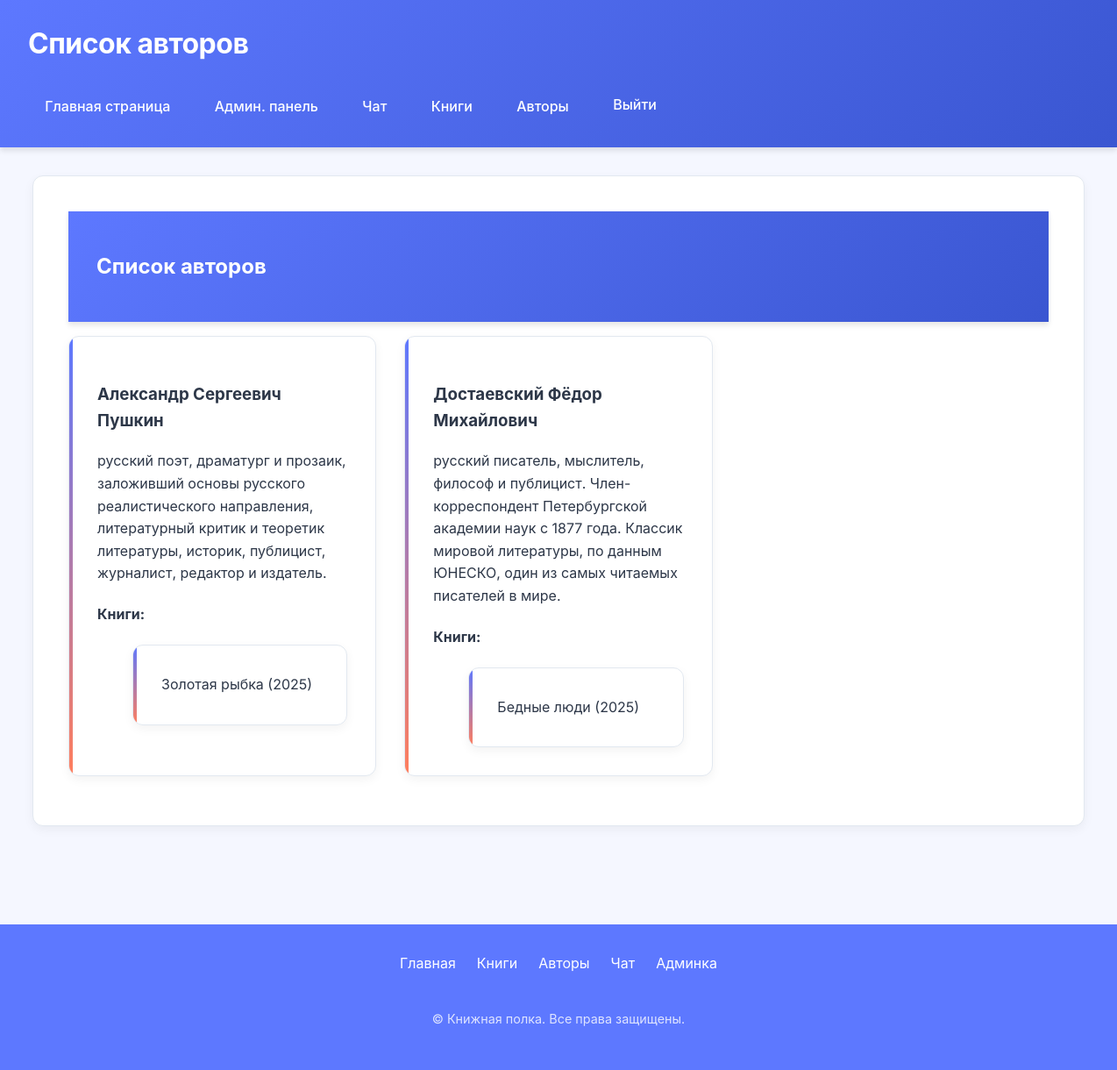
Page /authors/ (signed in) on the committed database.
### test_site/models.py (models this page shows, shortened)
class Author(models.Model):
    name = models.CharField(max_length=100)
    bio = models.TextField(blank=True)
    birth_date = models.DateField(null=True, blank=True)

class Book(models.Model):
    title = models.CharField(max_length=200)
    author = models.ForeignKey(Author, on_delete=models.CASCADE, related_name='books')
    published_date = models.DateField(null=True, blank=True)
    isbn = models.CharField(max_length=13, blank=True)
    page_count = models.IntegerField(null=True, blank=True)
    cover_image = models.ImageField(upload_to='book_covers/', null=True, blank=True)
    description = models.TextField(blank=True)

### test_site/views.py (the view)
# urls.py: path('authors/', views.author_list, name='author_list'),
@login_required
def author_list(request):
    authors = Author.objects.prefetch_related('books').all()
    context = {
        "page_name": "Список авторов",
        "menu_items": get_base_menu(request),  # Передаем request
        "authors": authors
    }
    return render(request, "books/author_list.html", context)

### test_site/views.py (called while the page is built)
def get_base_menu(request):  # Добавлен параметр request
    menu_items = [
        {"link": "/", "text": "Главная страница"},
        {"link": "/admin/", "text": "Админ. панель"},
        {"link": "/chat/", "text": "Чат"},
        {"link": "/books/", "text": "Книги"},
        {"link": "/authors/", "text": "Авторы"},
    ]
    if not request.user.is_authenticated:
        menu_items.extend([
            {"link": "/accounts/login/", "text": "Войти в систему"},
            {"link": "/registration/", "text": "Регистрация"}
        ])
    return menu_items

### test_site/templates/books/author_list.html
{% extends "base/base.html" %}
{% block main %}
<section>
  <header>
    <h2>Список авторов</h2>
  </header>
  <ul class="item-list">
    {% for author in authors %}
    <li>
      <h3>{{ author.name }}</h3>
      {% if author.bio %}
        <p class="bio">{{ author.bio|truncatewords:30 }}</p>
      {% endif %}
      <h4>Книги:</h4>
      <ul class="books">
        {% for book in author.books.all %}
          <li>{{ book.title }} ({{ book.published_date|date:"Y"|default:"Дата неизвестна" }})</li>
        {% empty %}
          <li>Нет книг</li>
        {% endfor %}
      </ul>
    </li>
    {% endfor %}
  </ul>
</section>
{% endblock %}

### static/css/style.css (style rules this page uses)
:root { --primary-color: #5d78ff; --secondary-color: #3a56d1; --accent-color: #ff7e5d; --background-color: #f5f7ff; --text-color: #2d3748; --light-color: #ffffff; --border-color: #e2e8f0; --error-color: #ff3860; --success-color: #48c774; }
body { font-family: 'Inter', -apple-system, BlinkMacSystemFont, sans-serif; line-height: 1.6; color: var(--text-color); background-color: var(--background-color); margin: 0; padding: 0; min-height: 100vh; display: flex; flex-direction: column; }
header { background: linear-gradient(135deg, var(--primary-color), var(--secondary-color)); color: var(--light-color); padding: 1.5rem 2rem; box-shadow: 0 4px 6px rgba(0, 0, 0, 0.1); position: relative; z-index: 10; }
section { background-color: var(--light-color); border-radius: 12px; padding: 2.5rem; margin-bottom: 2rem; box-shadow: 0 4px 12px rgba(0, 0, 0, 0.05); border: 1px solid var(--border-color); }
ul.item-list { list-style: none; padding: 0; display: grid; grid-template-columns: repeat(auto-fill, minmax(320px, 1fr)); gap: 2rem; }
ul.item-list li { background-color: var(--light-color); border-radius: 12px; padding: 2rem; box-shadow: 0 4px 12px rgba(0, 0, 0, 0.05); transition: all 0.3s ease; border: 1px solid var(--border-color); position: relative; overflow: hidden; }
ul.item-list li::before { content: ''; position: absolute; top: 0; left: 0; width: 4px; height: 100%; background: linear-gradient(to bottom, var(--primary-color), var(--accent-color)); }

### rows in the picture
Author: name "Александр Сергеевич Пушкин", bio "русский поэт, драматург и прозаик, заложивший основы русского реалистического направления, литературный критик и теоретик литературы, историк, публицист, журналист, редактор и издатель."
Book: title "Золотая рыбка", published_date "2025"
Author: name "Достаевский Фёдор Михайлович", bio "русский писатель, мыслитель, философ и публицист. Член-корреспондент Петербургской академии наук с 1877 года. Классик мировой литературы, по данным ЮНЕСКО, один из самых читаемых писателей в мире."
Book: title "Бедные люди", published_date "2025"

### other values in the picture
{{ page_name }} "Список авторов"
{{ menu_item.text }} "Главная страница" "Админ. панель" "Чат" "Книги" "Авторы"
